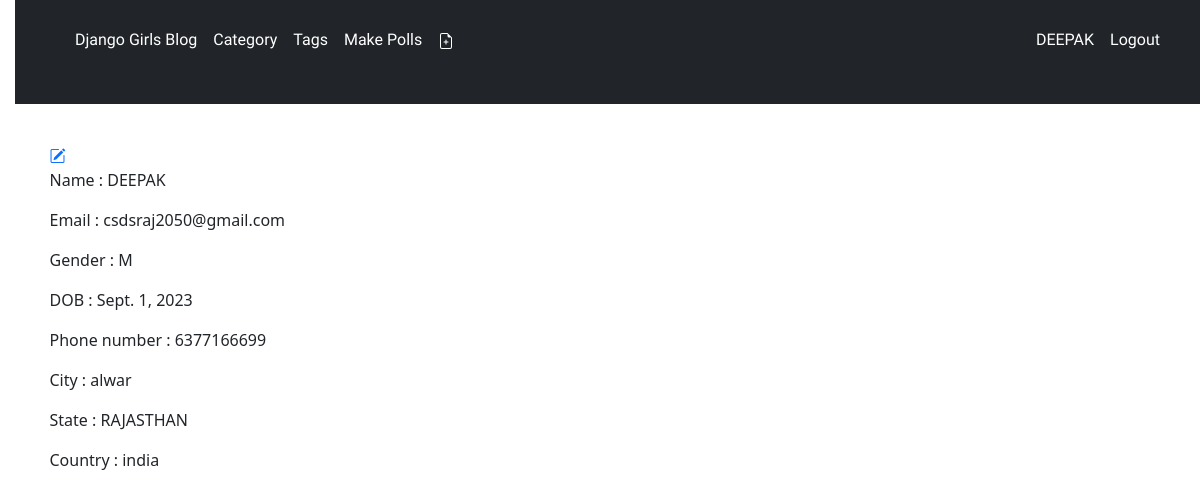
Before: /user_profile (signed in) with the older database file.
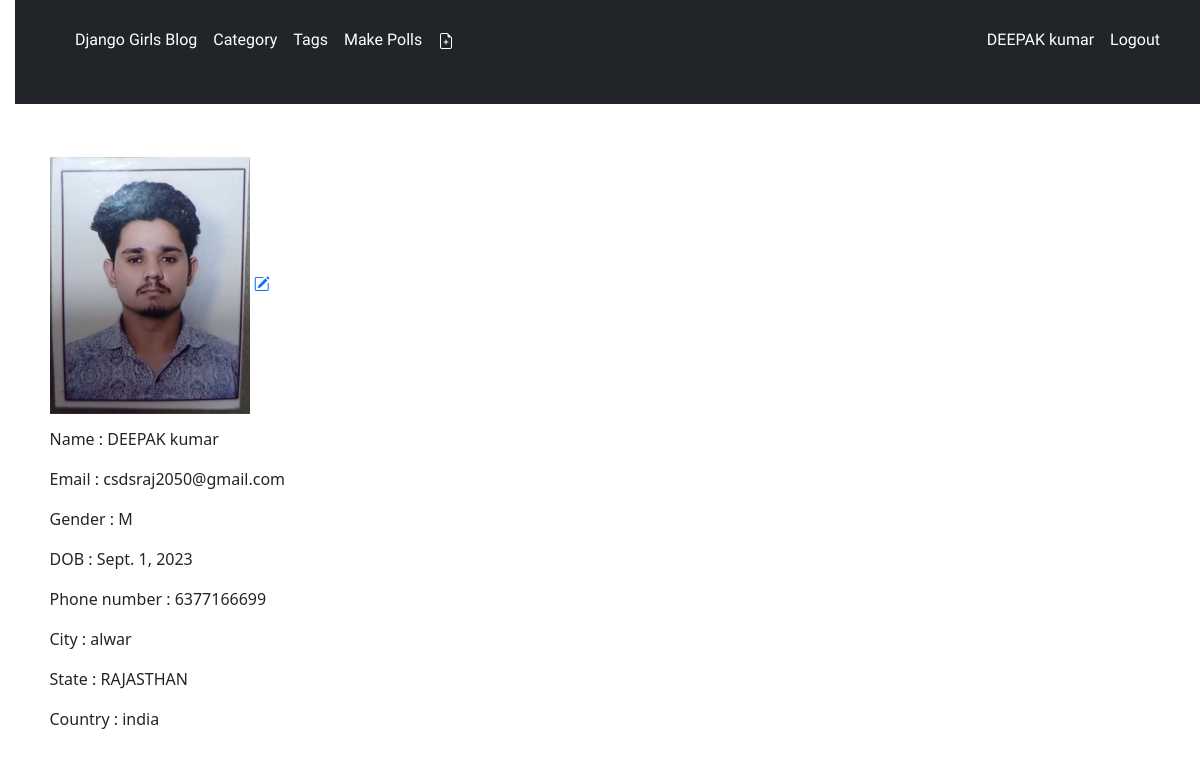
After: the same page with the newer database file.
### blog/models.py (models this page shows, shortened)
class User(AbstractUser):
    phone_no = models.PositiveIntegerField(validators=[MaxValueValidator(9999999999)], null=True,blank=True)
    gender = models.CharField(max_length=1,choices=SEX_CHOICES,)
    date_of_birth = models.DateField(null=True)
    company = models.CharField(max_length=100,null=True,blank=True)
    city = models.CharField(max_length=30)
    state = models.CharField(max_length=30)
    country = models.CharField(max_length=30)
    user_img = models.ImageField(upload_to='UserImg', blank=True, null=True)
    user_web =  models.URLField(max_length=250,null=True,blank=True)
    user_address = models.CharField(max_length=300)
    rule = models.CharField(max_length=1,choices=RULE_CHOICES, null=True,blank=True)

### blog/views.py (the view)
# urls.py: path("user_profile", views.user_profile, name="user_profile"),
def user_profile(request):
    user = request.user
    return render(request, 'blog/user_profile.html', {'user':user})

### blog/templates/blog/user_profile.html
{% extends 'blog/base.html' %}
{% load static %}
{% block content %}
        <article class="post">
            {% if user.user_img %}
                <img src="{{user.user_img.url}}" width="200" alt="">
            {% endif %}
            <a href="{% url 'update_profile' pk=user.pk %}"><i class="bi bi-pencil-square"></i></a>
            <p>Name : {{user.first_name}}</p>
            <p>Email            : {{user.email}}</p>
            <p>Gender           : {{user.gender}}</p>
            <p>DOB              : {{user.date_of_birth}}</p>
            <p>Phone number     : {{user.phone_no}}</p>
            <p>City             : {{user.city}}</p>
            <p>State            : {{user.state}}</p>
            <p>Country          : {{user.country}}</p>
        </article>
{% endblock %}

### blog/templates/blog/base.html (shortened to what this page needs)
{% load static %}
<!DOCTYPE html>
<html>
    <head>
        <link rel="stylesheet" href="https://cdn.jsdelivr.net/npm/bootstrap-icons@1.10.5/font/bootstrap-icons.css">
        <link rel="stylesheet" href="https://cdn.jsdelivr.net/npm/bootstrap@5.1.3/dist/css/bootstrap.min.css"
>
        <link rel="stylesheet" href="{% static 'css1/blog.css' %}">
    </head>
    <body>
        <header class="page-header navbar navbar-expand-lg navbar-dark bg-dark">
            <div class="container">
                <div class="collapse navbar-collapse" id="navbarSupportedContent">
                    <ul class="navbar-nav me-auto mb-2 mb-lg-0 ft">
                        <li class="nav-item ">
                          <a class="nav-link active" aria-current="page" href="{% url 'post_list' %}">Django Girls Blog</a> &nbsp; &nbsp; &nbsp; &nbsp; &nbsp; &nbsp;
                        </li>
                        <li class="nav-item">
                          <a class="nav-link active" aria-current="page" href="{% url 'category_list' %}">Category</a>&nbsp; &nbsp; &nbsp; &nbsp; &nbsp; &nbsp;
                        </li>
                        <li class="nav-item">
                          <a class="nav-link active" aria-current="page" href="{% url 'tags' %}">Tags</a>&nbsp; &nbsp; &nbsp; &nbsp; &nbsp; &nbsp;
                        </li>
                        <li class="nav-item">
                          <a class="nav-link active" href="{% url 'polls:index' %}">Make Polls</a>&nbsp; &nbsp; &nbsp; &nbsp; &nbsp; &nbsp;
                        </li>
                      {% if user.is_authenticated %}
                        <li class="nav-item">
                          <a class="nav-link active" aria-current="page" href="{% url 'post_new' %}">
                          </a>&nbsp; &nbsp; &nbsp; &nbsp; &nbsp; &nbsp;
                        </li>
                    </ul>
                    <ul class="navbar-nav mb-2 mb-lg-0 ft">
                        <li class="nav-item">
                          <a class="nav-link active" aria-current="page" href="{% url 'user_profile' %}">{{request.user.first_name}}</a>&nbsp; &nbsp; &nbsp; &nbsp; &nbsp; &nbsp;
                        </li>
                        <li class="nav-item">
                          <a class="nav-link active" aria-current="page" href="{% url 'user_logout' %}">Logout</a>&nbsp; &nbsp; &nbsp; &nbsp; &nbsp; &nbsp;
                        </li>
                      {% else %}
                        <li class="nav-item">
                          <a class="nav-link active" aria-current="page" href="{% url 'user_login' %}">LogIn</a>&nbsp; &nbsp; &nbsp; &nbsp; &nbsp; &nbsp;
                        </li>
                      {% endif %}
                    </ul>
                </div>
            </div>
        </header>
        <main class="content container">
            <div class="row">
                <div class="col">
                    {% block content %}
                    {% endblock %}
                </div>
            </div>
        </main>
    </body>
</html>

Changed rows visible on the page:
changed User "csdsraj2050@gmail.com": user.first_name "DEEPAK" → "DEEPAK kumar"; user_img: picture added; first_name "DEEPAK" → "DEEPAK kumar"
